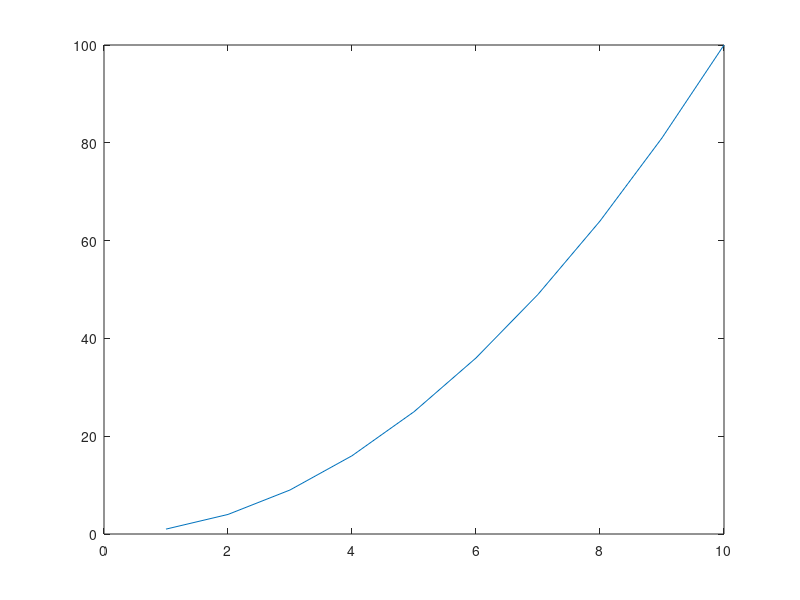
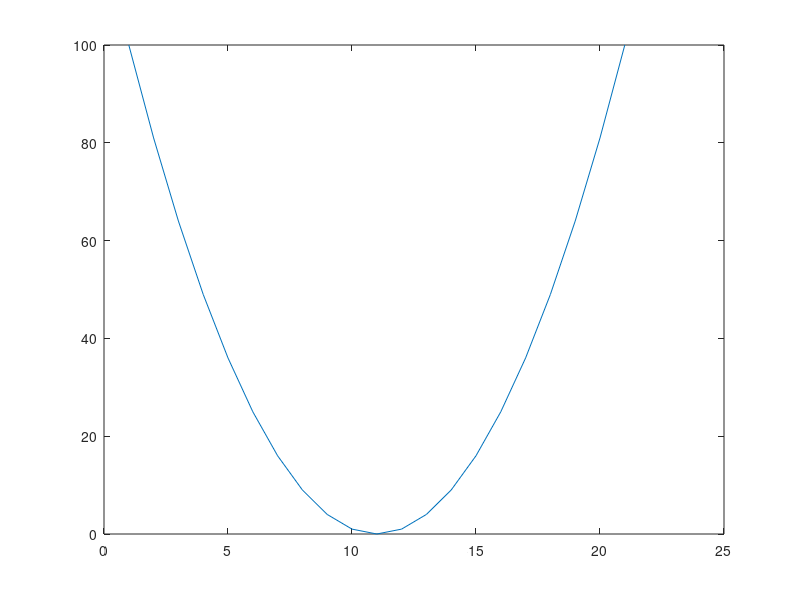
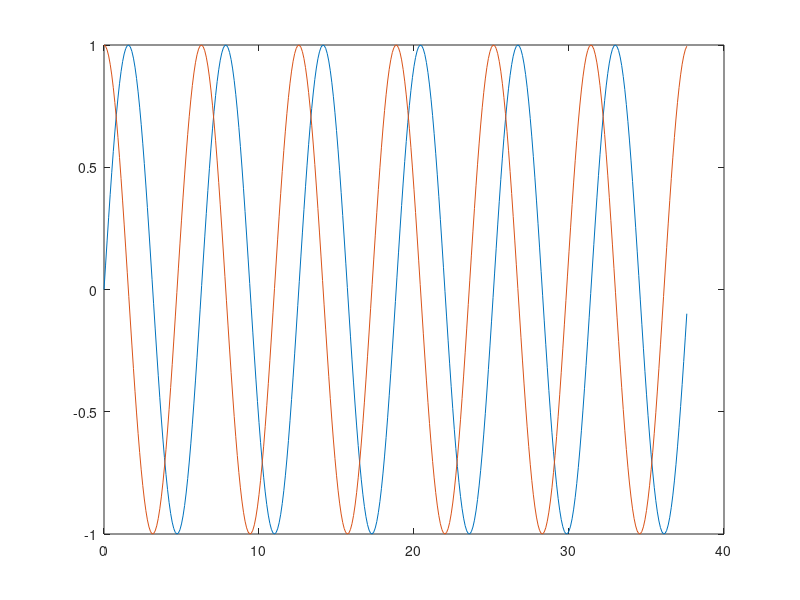
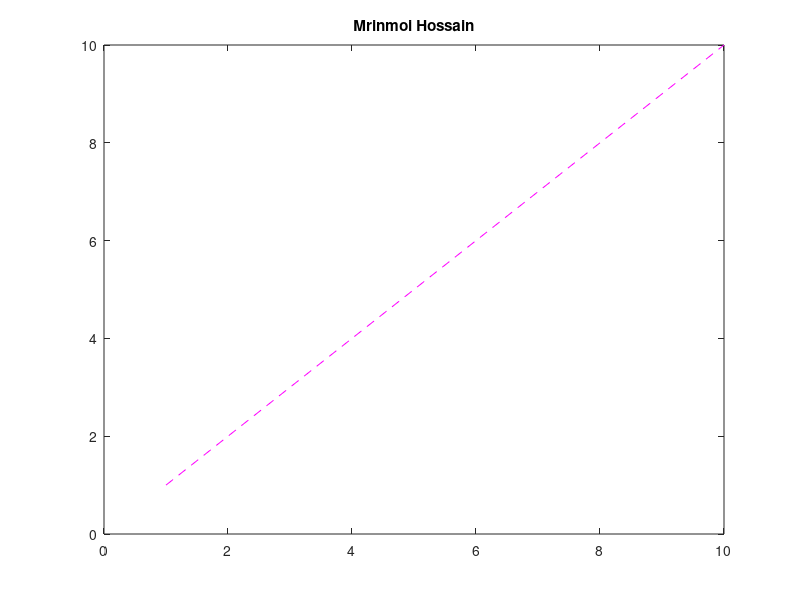

Here is the MATLAB script that generated these plots, in order:
a = (1:10);

b = (1:10).^2;
plot(b);

figure(2);      %new figure
t = (-10:10).^2;
plot(t);

figure(3);
x1 = 0:0.1:12*pi;
y1 = sin(x1);

x2 = 0:0.1:12*pi;
y2 = cos(x2);

plot(x1, y1, x2, y2);

figure(4);
m = (1:10);
plot(m, 'm--');                %to change the graph design
title('Mrinmoi Hossain');      %to change title